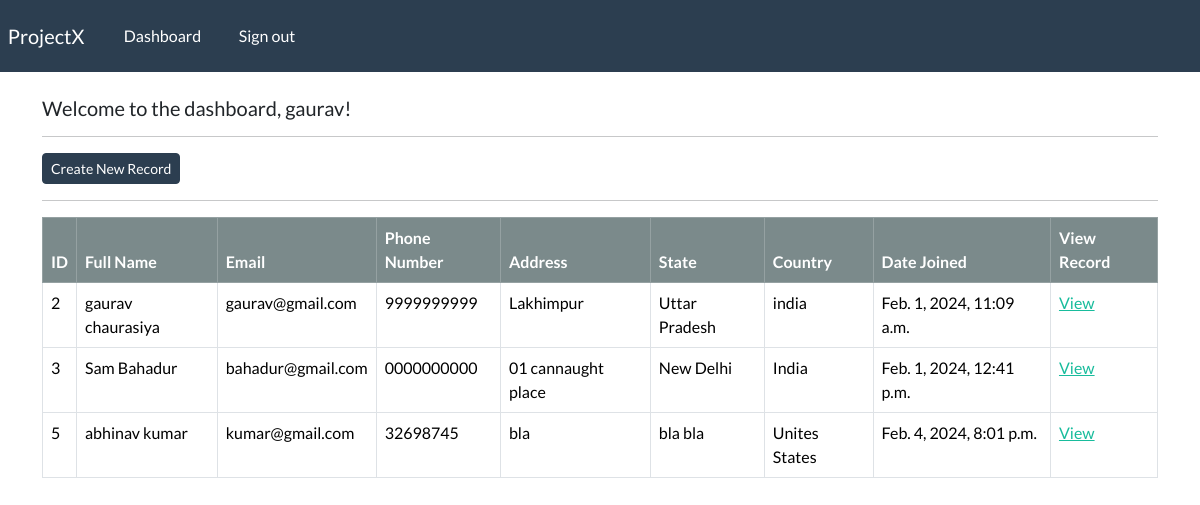
The page /dashboard (signed in) on the database its author committed.
### webapp/models.py (models this page shows, shortened)
class Record(models.Model):
    creation_date = models.DateTimeField(auto_now_add = True)
    first_name = models.CharField(max_length = 100)
    last_name = models.CharField(max_length = 100)
    email = models.CharField(max_length = 250)
    phone_number = models.CharField(max_length = 30)
    address = models.CharField(max_length = 200)
    province = models.CharField(max_length = 200)
    country = models.CharField(max_length = 200)

### webapp/views.py (the view)
# urls.py: path('dashboard',dashboard,name='dashboard'),
@login_required(login_url='login')
def dashboard(request):
    my_records = Record.objects.all()
    context = {'records': my_records}
    return render(request,'webapp/dashboard.html',context=context)

### webapp/templates/webapp/dashboard.html
{% extends 'webapp/base.html' %}
{% block content %}
    <h5> Welcome to the dashboard, {{user}}! </h5>
    <hr>
    <a class = "btn btn-primary btn-sm" href="{% url 'create_record' %}">Create New Record</a>
    <hr>
    <table class="table table-hover table-bordered">
        <thead class="table-dark">
            <tr>
                <th scope="col"> ID </th>
                <th scope="col"> Full Name </th>
                <th scope="col"> Email </th>
                <th scope="col"> Phone Number </th>
                <th scope="col"> Address </th>
                <th scope="col"> State </th>
                <th scope="col"> Country </th>
                <th scope="col"> Date Joined </th>
                <th scope="col"> View Record</th>
            </tr>
        </thead>
        <tbody>
        {% if records %}
            {% for record in records %}
            <tr>
                <td> {{record.id}} </td>
                <td> {{record.first_name}} {{record.last_name}}</td>
                <td> {{record.email}} </td>
                <td> {{record.phone_number}} </td>
                <td> {{record.address}} </td>
                <td> {{record.province}} </td>
                <td> {{record.country}} </td>
                <td> {{record.creation_date}} </td>
                <td> <a href="{% url 'record' record.id %}">View</a> </td>
            </tr>
            {% endfor %}
        {% endif %}
        </tbody>
    </table>
{% endblock %}

### webapp/templates/webapp/base.html (shortened to what this page needs)
{% load static %}
<!DOCTYPE HTML>
<html>
    <head>
        <link rel="stylesheet" type="text/css" href="https://bootswatch.com/5/flatly/bootstrap.min.css">
        <link rel="stylesheet" type="text/css" href="{% static 'css/styles.css' %}" >
    </head>
    <body>
        {% include 'webapp/navbar.html' %}
        <div class = "container">
            <br>
            {% block content   %}{% endblock %}
        </div>
    </body>
</html>

### webapp/templates/webapp/navbar.html (shortened to what this page needs)
<nav class="navbar navbar-expand-lg navbar-dark bg-primary justify-content-center">
    <a class="navbar-brand main-heading" href="{% url '' %}">
      &nbsp; ProjectX
    </a>
      <div class="collapse navbar-collapse text-center" id="navbarNavDropdown">
        <ul class="navbar-nav mr-auto">
          {% if user.is_authenticated %}
            <li class="nav-item">
              <a class="nav-link" href="{% url 'dashboard' %}">Dashboard &nbsp;  </a>
            </li>
            <li class="nav-item">
              <a class="nav-link" href="{% url 'logout' %}">Sign out &nbsp;  </a>
            </li>
        </ul>
        {% endif %}
      </div>
  </nav>

### rows shown on the page
Record: id "2", first_name "gaurav", last_name "chaurasiya", email "gaurav@gmail.com", phone_number "9999999999", address "Lakhimpur", province "Uttar Pradesh", country "india", creation_date "Feb. 1, 2024, 11:09 a.m."
Record: id "3", first_name "Sam", last_name "Bahadur", email "bahadur@gmail.com", phone_number "0000000000", address "01 cannaught place", province "New Delhi", country "India", creation_date "Feb. 1, 2024, 12:41 p.m."
Record: id "5", first_name "abhinav", last_name "kumar", email "kumar@gmail.com", phone_number "32698745", address "bla", province "bla bla", country "Unites States", creation_date "Feb. 4, 2024, 8:01 p.m."

### other values the page prints
{{ user }} "gaurav"
